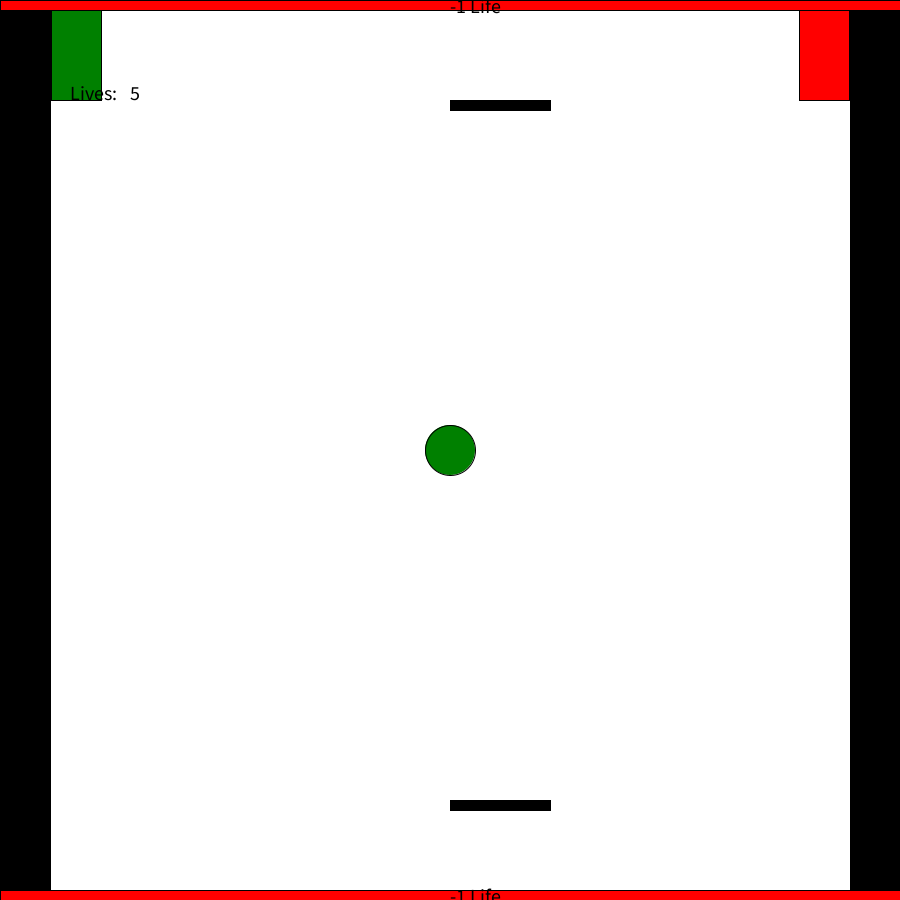
Frame 1 (no input)
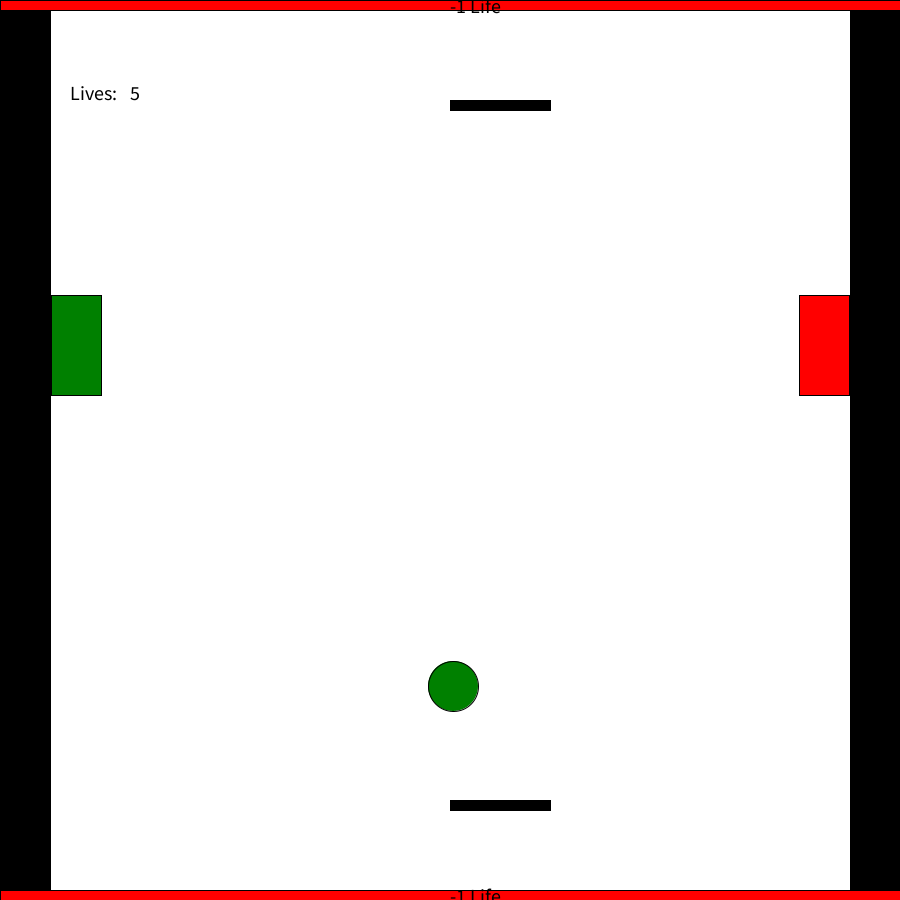
Frame 60 (the mouse pressed at the canvas centre just before this capture)
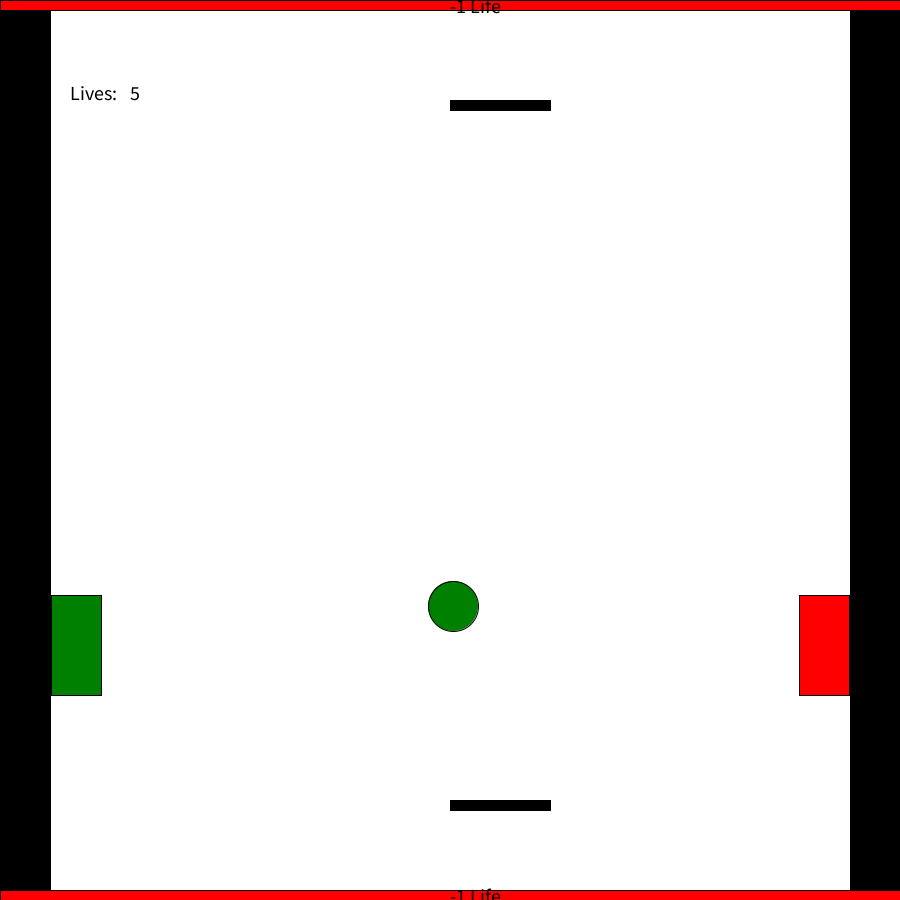
Frame 120 (the mouse held since frame 60 and released just before this capture)

The Processing sketch that drew these frames (run headless with seeded random() and noise(); from frame 60 on, the mouse is pressed at the canvas centre):

// Processing sketch: ball2
// ── ball2.pde
int x,y,w,h,speedX,speedY;
int sideX,sideY,sideH,sideW;
int side1X,side1Y,side1H,side1W;
int tPX,tPY,tPW,tPH,tPS;
int bPX,bPY,bPW,bPH,bPS;

int gX,gY,gW,gH,gS;
int bX,bY,bW,bH,bS;

int lives;
int losingScore = 0;

boolean left,right;

void setup(){
size(900,900);

//dimensions of the ball
x= width/2;
y= height/2;
w= 50;
h=50;
speedX = 3;
speedY = 4;

//top paddle
tPX = width/2;
tPY = 100;
tPW = 100;
tPH = 10;
tPS = 5;

//bottom paddle
bPX = width/2;
bPY = 800;
bPW = 100;
bPH = 10;
bPS = 5;

//gain life points
gX = 51;
gY = 0;
gW = 50;
gH = 100;
gS = 5;

//lose life points
bX = 799;
bY = 0;
bW = 50;
bH = 100;
bS = 5;

//side of the left wall
  sideX= 0;
  sideY=0;
  sideW= 50;
  sideH = 900;
  
  //side of the right wall
  side1X= 850;
  side1Y=0;
  side1W= 50;
  side1H = 900;
  
  lives = 5;
  textSize(20);


}
void draw(){
 
  background(255);
  fill(0,128,0);
  ellipse(x,y,w,h);
  moveBall();
  wallBounce();
  drawSide();
  drawSide1();
  wallCollision();
  
  topPaddle();
  bPaddle();
  movePaddle();
  tBoundaries();
  bBoundaries();
  tpaddleBounce();
  bpaddleBounce();
  
  gLife();
  bLife();
  gBounce();
  bBounce();

  lives();
  gameOver();
  
  fill(255,0,0);
  rect(0,0,width,10);
  fill(0);
  text("-1 Life",width/2,13);
  fill(255,0,0);
  rect(0,890,width,10);
  fill(0);
  text("-1 Life",width/2,903);
  
}


//left side wall
void drawSide(){
  fill(0);
  rect(sideX,sideY,sideW,sideH);
  }
//right side wall
void drawSide1(){
  fill(0);
  rect(side1X,side1Y,side1W,side1H);
  }
void wallCollision(){
  if(x-w/2 <sideX+sideW ){
  speedX = -speedX;
  }
  else if(x+w/2>side1X-side1W/10){
  speedX = -speedX;
  }
}

void topPaddle(){
  fill(0);
  rect(tPX,tPY,tPW,tPH);
}
//bottom paddle
void bPaddle(){
  fill(0);
  rect(bPX,bPY,bPW,bPH);
}

//moving the paddle
void movePaddle(){
  if(right){
  tPX = tPX + tPS;
  bPX = bPX + bPS;
  }
  if (left){
  tPX = tPX - tPS;
  bPX = bPX - bPS;
  }
}

//set limits for the paddles

void tBoundaries(){
  if(tPX-tPW/10<0){
    tPX = tPX+ tPS;
  }
  if(tPX+tPW>width){
    tPX = tPX- tPS;
  }
}
void bBoundaries(){
  if(bPX-bPW/10<0){
    bPX = bPX+ bPS;
  }
  if(bPX+bPW>width){
    bPX = bPX- bPS;
  }
}

//contact with the top paddle
void tpaddleBounce(){
  if (y-h/2<tPY+tPW/10 && x+w/2>tPX-tPH/10 ){
  speedY = -speedY;
  }
}

void bpaddleBounce(){
  if (y+h/2>bPY-bPW/10 && x-w/2<tPX+tPH/10){
  speedY = -speedY;
  }
}

//keyControls for the paddles
void keyPressed(){
  
  if (keyCode == LEFT ) {
  left = true;
  }
   if (keyCode == RIGHT){
  right = true;
  }
}
void keyReleased(){
   if (keyCode == LEFT){
  left = false;
  }
   if (keyCode == RIGHT){
  right = false;
  }
}
  
//speed of the ball
void moveBall(){
 x = x+speedX;
 y = y+speedY;
}
//green and red rectangle
void gLife(){
fill(0,128,0);
rect(gX,gY,gW,gH);
  gY = gY+gS;

  if(gY-gH/10<0){
    gS=5;
    
  }
  if(gY+gH>height){
    gY = gY- gS;
    gS=-gS;
  }
}
void bLife(){
fill(255,0,0);
rect(bX,bY,bW,bH);
bY = bY+bS;

if(bY-bH/10<0){
    bS=5;
    
  }
  if(bY+bH>height){
    bY = bY- bS;
    bS=-bS;
  }
}

  //contact with the left and right
void gBounce(){
  if (x-w/2<gX+gW/2 && y-h/2<gY+gH/2){
  speedX = -speedX;
  //lives = lives + 1;
  }
}

void bBounce(){
  if (x+w/2>gX-gW/2 && y+h/2>gY-gH/2){
  speedX = -speedX;
  //lives = lives - 1;
  }
}

//pushes the ball off the wall
void wallBounce(){
  if(x > width - w/2){
    speedX = -speedX;
  }
  else if(x<0 +w/2){
    speedX = -speedX;
  }
  if(y>height- h/2){
  lives = lives - 1;
  speedY=-speedY;
  }
  else if(y<0 +h/2){
   lives = lives - 1;
  speedY = -speedY;
  }
}
//life meter
void lives(){
fill(0);
text("Lives:",70,100);
text(lives,130,100);
}
//game over screen
void gameOver(){
if (lives == losingScore){
fill(255,0,0);
text("Game Over",400,410);
x=450;
y=450;
speedX =0;
speedY =0;
}
}
